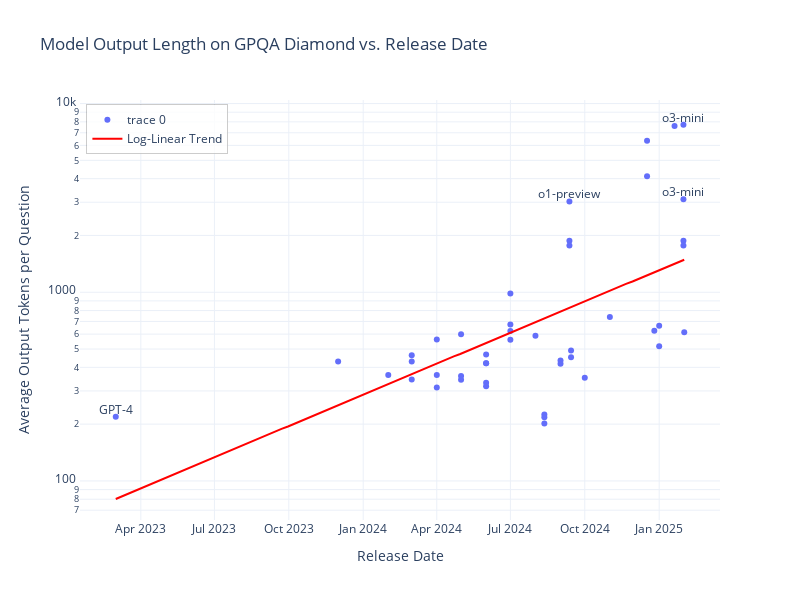

Notebook source saved alongside this figure:
### Code cell
# Compare linear vs. log-linear models for output length vs. release date
import statsmodels.api as sm
import numpy as np
import pandas as pd
from datetime import datetime
import math

# Convert release date to numeric (days since epoch)
plot_df['days_since_epoch'] = (plot_df['Release Date'] - datetime(1970, 1, 1)).dt.days

# Add constant for intercept
X = sm.add_constant(plot_df['days_since_epoch'])
y = plot_df['output_tokens_per_question']

# Fit linear model
linear_model = sm.OLS(y, X).fit()
print("Linear Model Summary:")
print(linear_model.summary())
print(f"Linear Model BIC: {linear_model.bic:.2f}")

# Fit log-linear model (log of y)
log_y = np.log10(y)
log_linear_model = sm.OLS(log_y, X).fit()
print("\nLog-Linear Model Summary:")
print(log_linear_model.summary())
print(f"Log-Linear Model BIC: {log_linear_model.bic:.2f}")

# Determine which model has lower BIC
if linear_model.bic < log_linear_model.bic:
    print("\nLinear model has lower BIC and is preferred")
    better_model = linear_model
    is_log_model = False
else:
    print("\nLog-linear model has lower BIC and is preferred")
    better_model = log_linear_model
    is_log_model = True

# Create prediction line for plotting
x_range = np.linspace(plot_df['days_since_epoch'].min(), plot_df['days_since_epoch'].max(), 100)
X_pred = sm.add_constant(x_range)

# Get predictions from the better model
if is_log_model:
    # For log-linear model, need to exponentiate predictions
    y_pred = np.exp(better_model.predict(X_pred))
    model_name = "Log-Linear Trend"
else:
    y_pred = better_model.predict(X_pred)
    model_name = "Linear Trend"

# Convert x_range back to datetime for plotting
x_dates = [datetime(1970, 1, 1) + pd.Timedelta(days=int(x)) for x in x_range]

# Add regression line to the plot
fig.add_trace(
    go.Scatter(
        x=x_dates,
        y=y_pred,
        mode='lines',
        line=dict(color='red', width=2),
        name=model_name
    )
)

# Update layout to include the regression line in the legend
fig.update_layout(
    showlegend=True,
    legend=dict(
        x=0.01,
        y=0.99,
        bgcolor='rgba(255, 255, 255, 0.8)',
        bordercolor='rgba(0, 0, 0, 0.2)',
        borderwidth=1
    ),
    yaxis=dict(
        type='log',  # Set y-axis to logarithmic scale
    ),
)

# Show the updated figure
fig.show()

# Calculate and print the average increase based on the better model
if is_log_model:
    # For log-linear model, calculate percentage increase per year
    coef = better_model.params[1]
    percent_per_day = (math.exp(coef) - 1) * 100
    percent_per_year = percent_per_day * 365.25
    print(f"Average increase in output tokens per question: {percent_per_year:.2f}% per year")
else:
    # For linear model, calculate absolute increase per year
    tokens_per_day = better_model.params[1]
    tokens_per_year = tokens_per_day * 365.25
    print(f"Average increase in output tokens per question: {tokens_per_year:.2f} tokens per year")

### Figure 1 — Plotly figure (JSON) as saved in the notebook; plotly's stock layout.template omitted (floating-point values rounded to 4 significant figures)
{"data": [{"hoverinfo": "text", "hovertext": ["Model: GPT-4<br>Release Date: 2023-03-01<br>Output Tokens: 219.12", "Model: Llama 2-70B Chat<br>Release Date: 2023-12-01<br>Output Tokens: 429.79", "Model: Mistral-Large-2024-02<br>Release Date: 2024-02-01<br>Output Tokens: 363.95", "Model: Claude-3-Haiku<br>Release Date: 2024-03-01<br>Output Tokens: 344.82", "Model: Claude-3-Sonnet<br>Release Date: 2024-03-01<br>Output Tokens: 463.83", "Model: Claude-3-Opus<br>Release Date: 2024-03-01<br>Output Tokens: 429.00", "Model: Llama-3-Instruct-70B<br>Release Date: 2024-04-01<br>Output Tokens: 312.81", "Model: Llama-3-Instruct-8B<br>Release Date: 2024-04-01<br>Output Tokens: 364.35", "Model: Mistral-8x22<br>Release Date: 2024-04-01<br>Output Tokens: 561.44", "Model: Gemini-1.5-Pro-2024-05<br>Release Date: 2024-05-01<br>Output Tokens: 344.25", "Model: Gemini-1.5-Flash-2024-05<br>Release Date: 2024-05-01<br>Output Tokens: 360.03", "Model: GPT-4o-2024-05<br>Release Date: 2024-05-01<br>Output Tokens: 599.04", "Model: Mistral-Large-2-2024-06<br>Release Date: 2024-06-01<br>Output Tokens: 467.63", "Model: Mistral-NeMo<br>Release Date: 2024-06-01<br>Output Tokens: 420.92", "Model: Claude-3.5-Sonnet-2024-06<br>Release Date: 2024-06-01<br>Output Tokens: 420.58", "Model: Gemma-2-9B<br>Release Date: 2024-06-01<br>Output Tokens: 317.71", "Model: Gemma-2-27B<br>Release Date: 2024-06-01<br>Output Tokens: 331.71", "Model: Llama-3.1-Instruct-405B<br>Release Date: 2024-07-01<br>Output Tokens: 623.93", "Model: Llama-3.1-Instruct-8B<br>Release Date: 2024-07-01<br>Output Tokens: 984.54", "Model: Llama-3.1-Instruct-70B<br>Release Date: 2024-07-01<br>Output Tokens: 675.13", "Model: GPT-4o-mini<br>Release Date: 2024-07-01<br>Output Tokens: 560.55", "Model: GPT-4o-2024-08<br>Release Date: 2024-08-01<br>Output Tokens: 587.39", "Model: Claude 2<br>Release Date: 2024-08-12<br>Output Tokens: 201.50", "Model: Claude 2.1<br>Release Date: 2024-08-12<br>Output Tokens: 224.67", "Model: Gemini 1.0 Pro<br>Release Date: 2024-08-12<br>Output Tokens: 217.78", "Model: Gemini-1.5-Pro-2024-09<br>Release Date: 2024-09-01<br>Output Tokens: 435.46", "Model: Gemini-1.5-Flash-2024-09<br>Release Date: 2024-09-01<br>Output Tokens: 418.40", "Model: o1-preview<br>Release Date: 2024-09-12<br>Output Tokens: 3030.11", "Model: o1-mini<br>Release Date: 2024-09-12<br>Output Tokens: 1877.24", "Model: o1-mini<br>Release Date: 2024-09-12<br>Output Tokens: 1766.74", "Model: Mistral 7B<br>Release Date: 2024-09-14<br>Output Tokens: 490.58", "Model: Mistral 7B<br>Release Date: 2024-09-14<br>Output Tokens: 452.60", "Model: Claude-3.5-Sonnet-2024-10<br>Release Date: 2024-10-01<br>Output Tokens: 352.74", "Model: GPT-4o-2024-11<br>Release Date: 2024-11-01<br>Output Tokens: 740.18", "Model: o1<br>Release Date: 2024-12-17<br>Output Tokens: 6357.84", "Model: o1<br>Release Date: 2024-12-17<br>Output Tokens: 4125.03", "Model: DeepSeek-V3<br>Release Date: 2024-12-26<br>Output Tokens: 625.99", "Model: Phi 4<br>Release Date: 2025-01-01<br>Output Tokens: 664.95", "Model: Mistral Small 3<br>Release Date: 2025-01-01<br>Output Tokens: 518.15", "Model: DeepSeek-R1<br>Release Date: 2025-01-20<br>Output Tokens: 7594.73", "Model: o3-mini<br>Release Date: 2025-01-31<br>Output Tokens: 7721.89", "Model: o3-mini<br>Release Date: 2025-01-31<br>Output Tokens: 3106.83", "Model: o1-mini<br>Release Date: 2025-01-31<br>Output Tokens: 1877.24", "Model: o1-mini<br>Release Date: 2025-01-31<br>Output Tokens: 1766.74", "Model: Gemini 2.0 Flash<br>Release Date: 2025-02-01<br>Output Tokens: 613.40"], "mode": "markers", "type": "scatter", "x": ["2023-03-01T00:00:00", "2023-12-01T00:00:00", "2024-02-01T00:00:00", "2024-03-01T00:00:00", "2024-03-01T00:00:00", "2024-03-01T00:00:00", "2024-04-01T00:00:00", "2024-04-01T00:00:00", "2024-04-01T00:00:00", "2024-05-01T00:00:00", "2024-05-01T00:00:00", "2024-05-01T00:00:00", "2024-06-01T00:00:00", "2024-06-01T00:00:00", "2024-06-01T00:00:00", "2024-06-01T00:00:00", "2024-06-01T00:00:00", "2024-07-01T00:00:00", "2024-07-01T00:00:00", "2024-07-01T00:00:00", "2024-07-01T00:00:00", "2024-08-01T00:00:00", "2024-08-12T00:00:00", "2024-08-12T00:00:00", "2024-08-12T00:00:00", "2024-09-01T00:00:00", "2024-09-01T00:00:00", "2024-09-12T00:00:00", "2024-09-12T00:00:00", "2024-09-12T00:00:00", "2024-09-14T00:00:00", "2024-09-14T00:00:00", "2024-10-01T00:00:00", "2024-11-01T00:00:00", "2024-12-17T00:00:00", "2024-12-17T00:00:00", "2024-12-26T00:00:00", "2025-01-01T00:00:00", "2025-01-01T00:00:00", "2025-01-20T00:00:00", "2025-01-31T00:00:00", "2025-01-31T00:00:00", "2025-01-31T00:00:00", "2025-01-31T00:00:00", "2025-02-01T00:00:00"], "y": [219.1, 429.8, 363.9, 344.8, 463.8, 429.0, 312.8, 364.3, 561.4, 344.2, 360.0, 599.0, 467.6, 420.9, 420.6, 317.7, 331.7, 623.9, 984.5, 675.1, 560.6, 587.4, 201.5, 224.7, 217.8, 435.5, 418.4, 3030.0, 1877.0, 1767.0, 490.6, 452.6, 352.7, 740.2, 6358.0, 4125.0, 626.0, 664.9, 518.2, 7595.0, 7722.0, 3107.0, 1877.0, 1767.0, 613.4]}, {"mode": "text", "showlegend": false, "text": ["GPT-4", "o1-preview", "o3-mini", "o3-mini"], "textposition": "top center", "type": "scatter", "x": ["2023-03-01T00:00:00", "2024-09-12T00:00:00", "2025-01-31T00:00:00", "2025-01-31T00:00:00"], "y": [219.1, 3030.0, 7722.0, 3107.0]}, {"line": {"color": "red", "width": 2}, "mode": "lines", "name": "Log-Linear Trend", "type": "scatter", "x": ["2023-03-01T00:00:00", "2023-03-08T00:00:00", "2023-03-15T00:00:00", "2023-03-22T00:00:00", "2023-03-29T00:00:00", "2023-04-05T00:00:00", "2023-04-12T00:00:00", "2023-04-19T00:00:00", "2023-04-26T00:00:00", "2023-05-03T00:00:00", "2023-05-11T00:00:00", "2023-05-18T00:00:00", "2023-05-25T00:00:00", "2023-06-01T00:00:00", "2023-06-08T00:00:00", "2023-06-15T00:00:00", "2023-06-22T00:00:00", "2023-06-29T00:00:00", "2023-07-06T00:00:00", "2023-07-13T00:00:00", "2023-07-21T00:00:00", "2023-07-28T00:00:00", "2023-08-04T00:00:00", "2023-08-11T00:00:00", "2023-08-18T00:00:00", "2023-08-25T00:00:00", "2023-09-01T00:00:00", "2023-09-08T00:00:00", "2023-09-15T00:00:00", "2023-09-22T00:00:00", "2023-09-30T00:00:00", "2023-10-07T00:00:00", "2023-10-14T00:00:00", "2023-10-21T00:00:00", "2023-10-28T00:00:00", "2023-11-04T00:00:00", "2023-11-11T00:00:00", "2023-11-18T00:00:00", "2023-11-25T00:00:00", "2023-12-02T00:00:00", "2023-12-10T00:00:00", "2023-12-17T00:00:00", "2023-12-24T00:00:00", "2023-12-31T00:00:00", "2024-01-07T00:00:00", "2024-01-14T00:00:00", "2024-01-21T00:00:00", "2024-01-28T00:00:00", "2024-02-04T00:00:00", "2024-02-11T00:00:00", "2024-02-19T00:00:00", "2024-02-26T00:00:00", "2024-03-04T00:00:00", "2024-03-11T00:00:00", "2024-03-18T00:00:00", "2024-03-25T00:00:00", "2024-04-01T00:00:00", "2024-04-08T00:00:00", "2024-04-15T00:00:00", "2024-04-22T00:00:00", "2024-04-30T00:00:00", "2024-05-07T00:00:00", "2024-05-14T00:00:00", "2024-05-21T00:00:00", "2024-05-28T00:00:00", "2024-06-04T00:00:00", "2024-06-11T00:00:00", "2024-06-18T00:00:00", "2024-06-25T00:00:00", "2024-07-02T00:00:00", "2024-07-10T00:00:00", "2024-07-17T00:00:00", "2024-07-24T00:00:00", "2024-07-31T00:00:00", "2024-08-07T00:00:00", "2024-08-14T00:00:00", "2024-08-21T00:00:00", "2024-08-28T00:00:00", "2024-09-04T00:00:00", "2024-09-11T00:00:00", "2024-09-19T00:00:00", "2024-09-26T00:00:00", "2024-10-03T00:00:00", "2024-10-10T00:00:00", "2024-10-17T00:00:00", "2024-10-24T00:00:00", "2024-10-31T00:00:00", "2024-11-07T00:00:00", "2024-11-14T00:00:00", "2024-11-21T00:00:00", "2024-11-29T00:00:00", "2024-12-06T00:00:00", "2024-12-13T00:00:00", "2024-12-20T00:00:00", "2024-12-27T00:00:00", "2025-01-03T00:00:00", "2025-01-10T00:00:00", "2025-01-17T00:00:00", "2025-01-24T00:00:00", "2025-02-01T00:00:00"], "y": [80.24, 82.64, 85.11, 87.66, 90.28, 92.98, 95.77, 98.63, 101.6, 104.6, 107.8, 111.0, 114.3, 117.7, 121.2, 124.9, 128.6, 132.5, 136.4, 140.5, 144.7, 149.0, 153.5, 158.1, 162.8, 167.7, 172.7, 177.9, 183.2, 188.7, 194.4, 200.2, 206.2, 212.3, 218.7, 225.2, 232.0, 238.9, 246.1, 253.4, 261.0, 268.8, 276.9, 285.2, 293.7, 302.5, 311.5, 320.9, 330.5, 340.3, 350.5, 361.0, 371.8, 383.0, 394.4, 406.2, 418.4, 430.9, 443.8, 457.1, 470.8, 484.8, 499.4, 514.3, 529.7, 545.6, 561.9, 578.7, 596.0, 613.9, 632.2, 651.1, 670.6, 690.7, 711.4, 732.7, 754.6, 777.2, 800.4, 824.4, 849.1, 874.5, 900.6, 927.6, 955.4, 984.0, 1013.0, 1044.0, 1075.0, 1107.0, 1140.0, 1174.0, 1210.0, 1246.0, 1283.0, 1321.0, 1361.0, 1402.0, 1444.0, 1487.0]}], "layout": {"height": 600, "legend": {"bgcolor": "rgba(255, 255, 255, 0.8)", "bordercolor": "rgba(0, 0, 0, 0.2)", "borderwidth": 1, "x": 0.01, "y": 0.99}, "showlegend": true, "title": {"text": "Model Output Length on GPQA Diamond vs. Release Date"}, "width": 800, "xaxis": {"title": {"text": "Release Date"}}, "yaxis": {"title": {"text": "Average Output Tokens per Question"}, "type": "log"}}}
